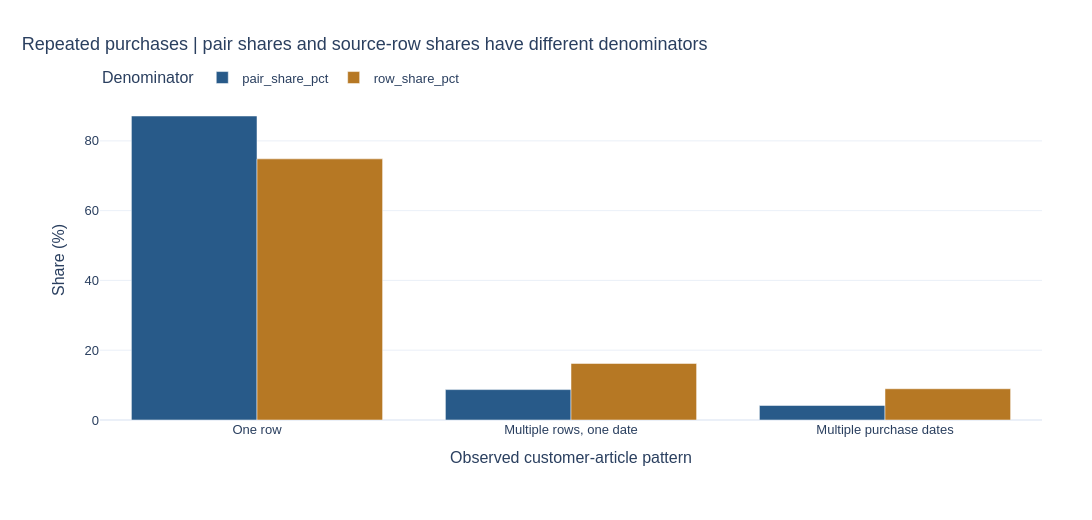

Notebook source saved alongside this figure:
### Markdown cell above
## 8. Repeated article purchases

**Question.** Do repeated rows reflect the same date or different purchase dates?

### Code cell
connection.sql('SELECT customer_id,article_id,count(*) AS rows,count(DISTINCT t_dat) purchase_days FROM eda GROUP BY customer_id,article_id').create_view('pair_history')
repeat_patterns = query("SELECT CASE WHEN rows=1 THEN 'One row' WHEN purchase_days=1 THEN 'Multiple rows, one date' ELSE 'Multiple purchase dates' END pattern,count(*) customer_article_pairs,sum(rows) transaction_rows FROM pair_history GROUP BY pattern")
repeat_patterns['pair_share_pct']=100*repeat_patterns['customer_article_pairs']/repeat_patterns['customer_article_pairs'].sum()
repeat_patterns['row_share_pct']=100*repeat_patterns['transaction_rows']/repeat_patterns['transaction_rows'].sum()
assert repeat_patterns['transaction_rows'].sum()==31_028_115
display(repeat_patterns)
fig=px.bar(repeat_patterns,x='pattern',y=['pair_share_pct','row_share_pct'],barmode='group',
    labels={'pattern':'Observed customer-article pattern','value':'Share (%)','variable':'Denominator'},
    title='Repeated purchases | pair shares and source-row shares have different denominators')
show_figure(fig, PROJECT_ROOT, 'eda_repeat_patterns')

### Figure 1 — Plotly figure (JSON) as saved in the notebook; plotly's stock layout.template omitted (floating-point values rounded to 4 significant figures)
{"data": [{"alignmentgroup": "True", "hovertemplate": "Denominator=pair_share_pct<br>Observed customer-article pattern=%{x}<br>Share (%)=%{y}<extra></extra>", "legendgroup": "pair_share_pct", "marker": {"color": "#285A89", "pattern": {"shape": ""}}, "name": "pair_share_pct", "offsetgroup": "pair_share_pct", "orientation": "v", "showlegend": true, "textposition": "auto", "type": "bar", "x": ["One row", "Multiple rows, one date", "Multiple purchase dates"], "xaxis": "x", "y": [87.12, 8.712, 4.164], "yaxis": "y"}, {"alignmentgroup": "True", "hovertemplate": "Denominator=row_share_pct<br>Observed customer-article pattern=%{x}<br>Share (%)=%{y}<extra></extra>", "legendgroup": "row_share_pct", "marker": {"color": "#B67824", "pattern": {"shape": ""}}, "name": "row_share_pct", "offsetgroup": "row_share_pct", "orientation": "v", "showlegend": true, "textposition": "auto", "type": "bar", "x": ["One row", "Multiple rows, one date", "Multiple purchase dates"], "xaxis": "x", "y": [74.84, 16.21, 8.953], "yaxis": "y"}], "layout": {"barmode": "group", "colorway": ["#285A89", "#B67824", "#687B38", "#9B596D", "#78629A"], "font": {"family": "Arial", "size": 13}, "height": 520, "legend": {"orientation": "h", "title": {"text": "Denominator"}, "tracegroupgap": 0, "x": 0, "y": 1.02, "yanchor": "bottom"}, "margin": {"b": 100, "l": 100, "r": 50, "t": 100}, "title": {"font": {"size": 18}, "text": "Repeated purchases | pair shares and source-row shares have different denominators", "x": 0.02, "xanchor": "left"}, "width": 1100, "xaxis": {"anchor": "y", "domain": [0.0, 1.0], "title": {"text": "Observed customer-article pattern"}}, "yaxis": {"anchor": "x", "domain": [0.0, 1.0], "title": {"text": "Share (%)"}}}}
